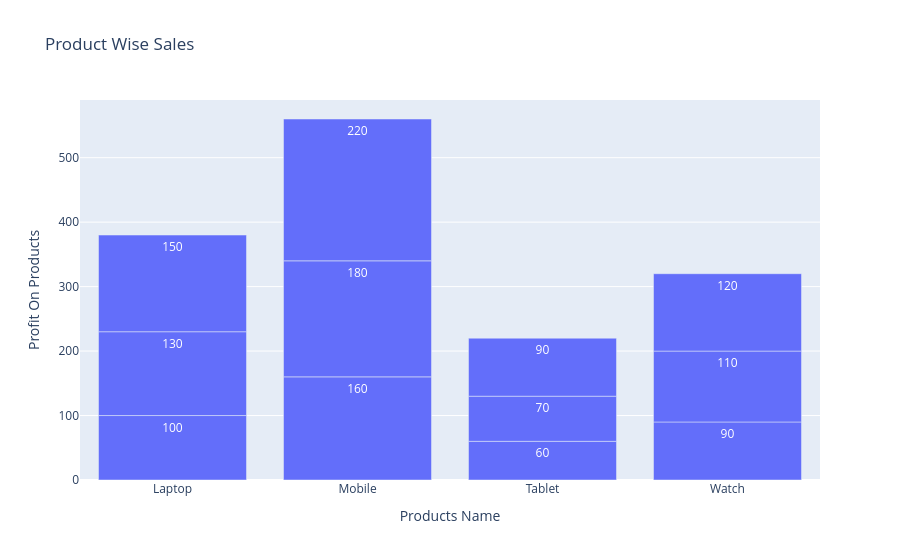

Source (notebook cell):
### Code cell
fig = px.bar(
    df,
    x="Product",
    y="Profit",
    labels={
        "Product":"Products Name",
        "Profit":"Profit On Products"
    },
    text="Profit",
    title="Product Wise Sales"
)

fig.show()

### Figure 1 — Plotly figure (JSON) as saved in the notebook; plotly's stock layout.template omitted (floating-point values rounded to 4 significant figures)
{"data": [{"hovertemplate": "Products Name=%{x}<br>Profit On Products=%{text}<extra></extra>", "legendgroup": "", "marker": {"color": "#636efa", "pattern": {"shape": ""}}, "name": "", "orientation": "v", "showlegend": false, "text": [100.0, 130.0, 150.0, 160.0, 180.0, 220.0, 60.0, 70.0, 90.0, 90.0, 110.0, 120.0], "textposition": "auto", "type": "bar", "x": ["Laptop", "Laptop", "Laptop", "Mobile", "Mobile", "Mobile", "Tablet", "Tablet", "Tablet", "Watch", "Watch", "Watch"], "xaxis": "x", "y": [100, 130, 150, 160, 180, 220, 60, 70, 90, 90, 110, 120], "yaxis": "y"}], "layout": {"barmode": "relative", "legend": {"tracegroupgap": 0}, "title": {"text": "Product Wise Sales"}, "xaxis": {"anchor": "y", "domain": [0, 1], "title": {"text": "Products Name"}}, "yaxis": {"anchor": "x", "domain": [0, 1], "title": {"text": "Profit On Products"}}}}
